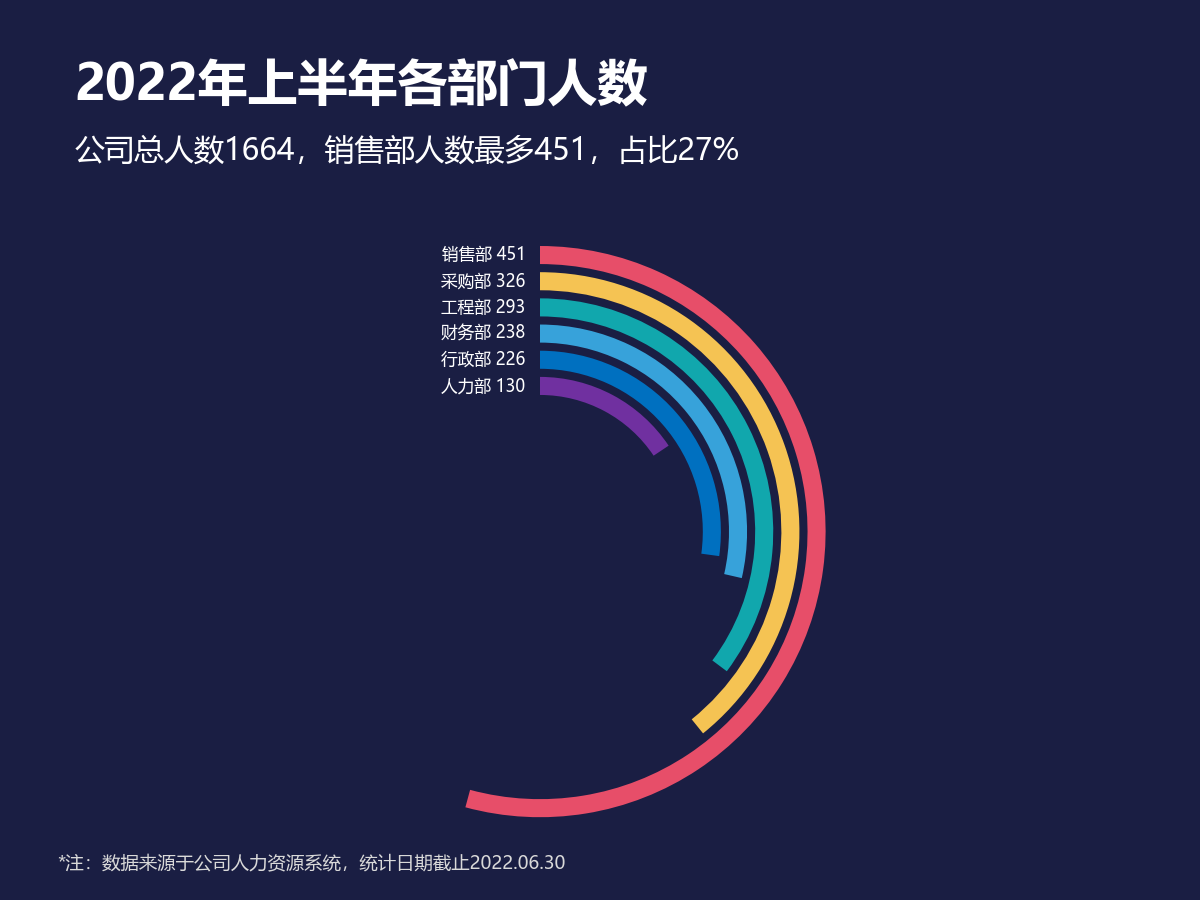

This chart was generated by the following Python code:
# -*- coding: utf-8 -*-
from pathlib import Path
import openpyxl
# 向上查找原始教材目录；只读，不修改 Excel。图形和标签共用同一组单元格值。
HERE = Path(__file__).resolve().parent
SOURCE = next((p for base in HERE.parents for p in base.glob('《*/第二章 图表(后15).xlsx')), None)
if SOURCE is None:
    raise FileNotFoundError('请把本文件夹放在教材 Excel 所在项目目录下。缺少 第二章 图表(后15).xlsx')
wb = openpyxl.load_workbook(SOURCE, data_only=True, read_only=True)
ws = wb['18 跑道图']
def col(letter, start, end):
    values = [ws[f'{letter}{r}'].value for r in range(start, end+1)]
    if any(v is None for v in values):
        raise ValueError(f'缺失数据：{ws.title}!{letter}{start}:{letter}{end}')
    return values

import numpy as np
import matplotlib
matplotlib.use('Agg')
import matplotlib.pyplot as plt
from matplotlib.patches import Rectangle, Circle, Wedge, Polygon, FancyBboxPatch
from matplotlib.colors import LinearSegmentedColormap
matplotlib.rcParams['font.sans-serif'] = ['Microsoft YaHei', 'SimHei']
matplotlib.rcParams['axes.unicode_minus'] = False
BG='#1A1E43'; BLUE='#0070C0'; RED='#E74E69'; YELLOW='#F5C353'; TEAL='#11A7AD'
def canvas(h=740):
    global fig,ax,H
    H=h
    fig=plt.figure(figsize=(10,h/100),dpi=120,facecolor=BG)
    ax=fig.add_axes([0,0,1,1],xlim=(0,1000),ylim=(h,0),facecolor=BG)
    ax.set_axis_off()
def text(x,y,s,size=13,color='white',ha='left',**kw):
    return ax.text(x,y,str(s),fontsize=size,color=color,ha=ha,va='center',**kw)
def rect(x,y,w,h,color,**kw):
    ax.add_patch(Rectangle((x,y),w,h,facecolor=color,edgecolor='none',**kw))
def header(title,subtitle='',note='*注：数据来源于公司销售系统，统计日期截至2022.06.30'):
    t=text(62,72,title,30,fontweight='bold')
    fig.canvas.draw()
    width=t.get_window_extent(fig.canvas.get_renderer()).width
    if width>fig.bbox.width*.9:t.set_fontsize(30*fig.bbox.width*.9/width)
    if subtitle:
        t=text(62,126,subtitle,18)
        fig.canvas.draw()
        width=t.get_window_extent(fig.canvas.get_renderer()).width
        if width>fig.bbox.width*.9:t.set_fontsize(18*fig.bbox.width*.9/width)
    if note: text(48,H-30,note,11,color='#D9D9D9')
def baseline(y=620,x0=95,x1=910):
    ax.plot([x0,x1],[y,y],color='#686A80',lw=.7)
def bar(x,v,scale,base=620,width=38,color=BLUE,label=True):
    rect(x-width/2,base-v*scale,width,v*scale,color)
    if label:text(x,base-v*scale-18,f'{v:g}',12,ha='center')
def finish():
    wb.close()
    fig.savefig(HERE/(Path(__file__).stem+'.png'),dpi=120,facecolor=BG)
    plt.close(fig)
if False:  # 此文件所有数值均来自上面的 ws/col，未嵌入 Excel 截图。
    pass

canvas(750)
names=col('B',3,8);vals=col('C',3,8);blanks=col('D',3,8)
header('2022年上半年各部门人数','公司总人数1664，销售部人数最多451，占比27%','*注：数据来源于公司人力资源系统，统计日期截止2022.06.30')
cx,cy=450,443;outer=238;inner=outer*.45;width=(outer-inner)/6
for i,(name,v,b,c) in enumerate(zip(names,vals,blanks,['#7030A0',BLUE,'#37A2DA',TEAL,YELLOW,RED])):
    r=inner+(i+1)*width
    ax.add_patch(Wedge((cx,cy),r,-90,-90+v/(v+b)*360,width=width*.69,facecolor=c))
    text(cx-12,cy-r+width*.35,f'{name.strip()} {v}',10,ha='right')

finish()
